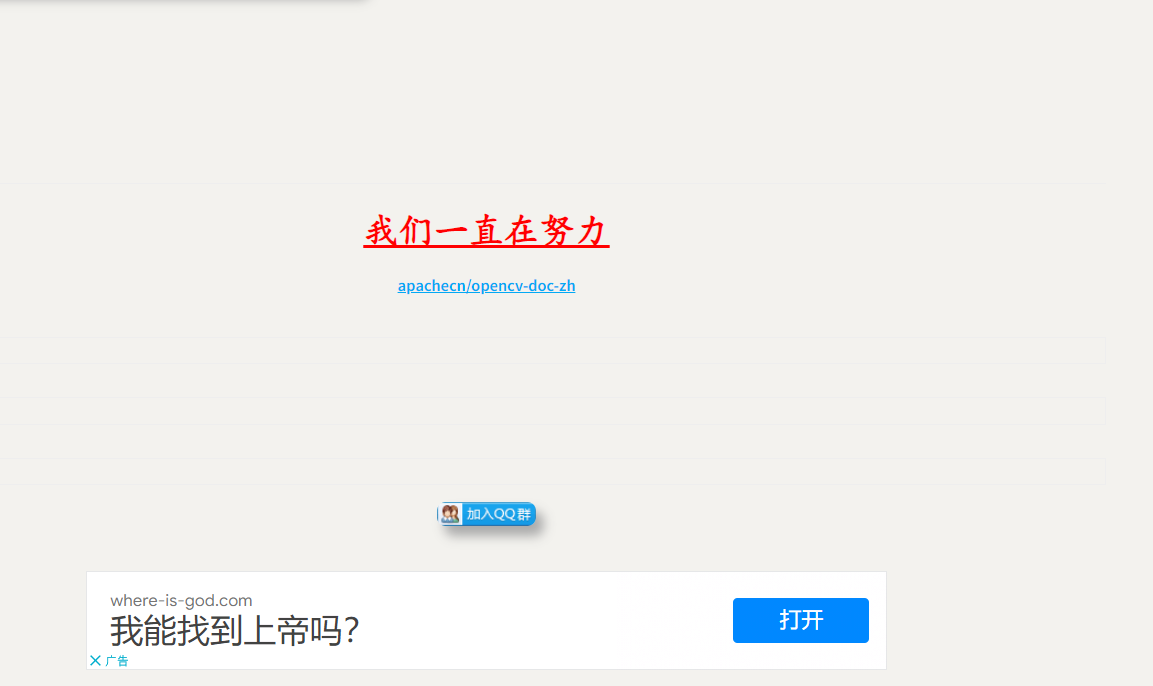
#> input picture opencv_test/home.jpg, 1153 x 686 px
$ python sift_test.py
#> lines starting #> are read from the running program, lines starting #| are printed output that depends on the picture
import numpy as np
import cv2 as cv
img = cv.imread('home.jpg')
#> img is the input picture: shape (686, 1153, 3); mean B, G, R 238, 240.4, 240.8
gray= cv.cvtColor(img,cv.COLOR_BGR2GRAY)
sift = cv.SIFT_create()
kp = sift.detect(gray,None)
#> kp = 743 keypoints; strongest (x, y, size): (350, 640, 2.5), (213, 634, 1.8), (293, 644, 1.9), (283, 642, 1.9)
img=cv.drawKeypoints(gray,kp,img)
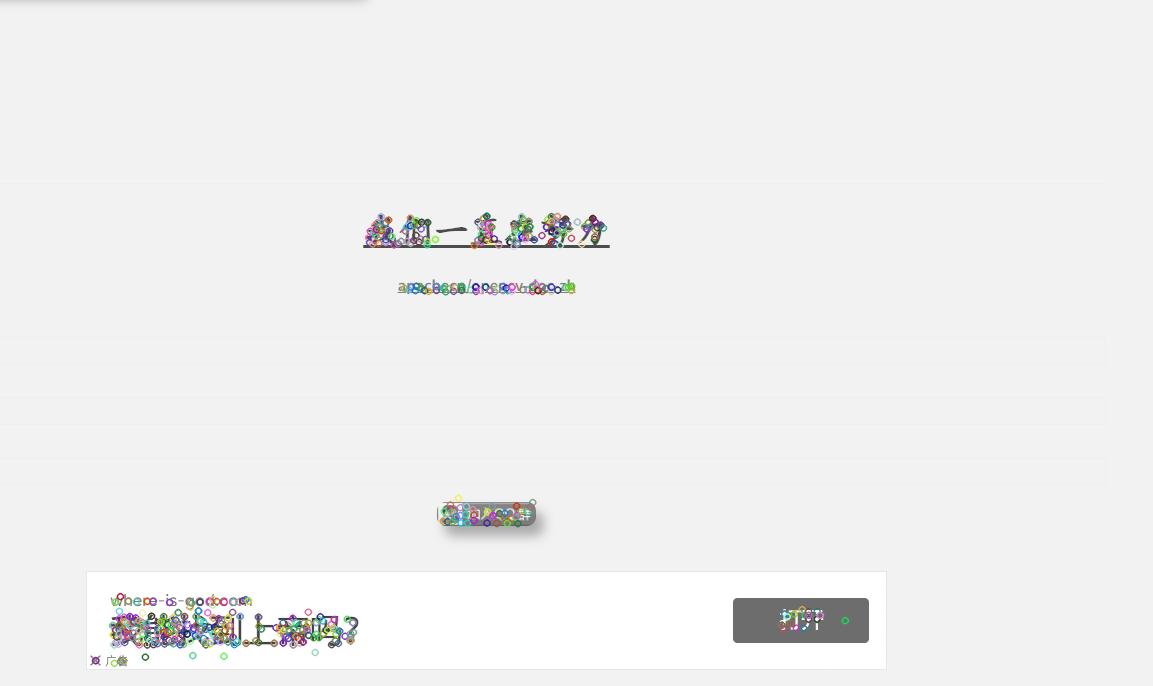
#> img: shape (686, 1153, 3); mean B, G, R 239.7, 239.7, 239.7
cv.imwrite('sift_keypoints.jpg',img)
